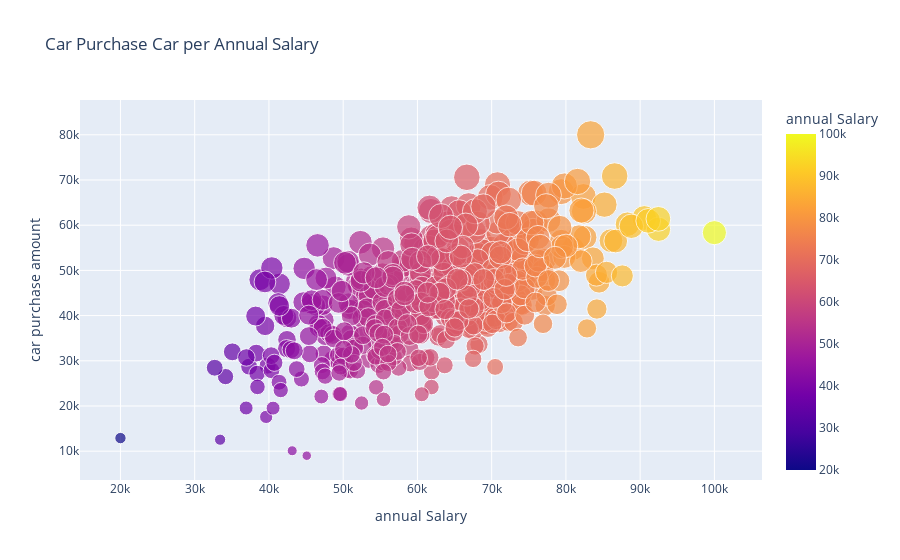

Notebook cell for this chart:
### Code cell
fig = px.scatter(df, x="annual Salary", y="car purchase amount",size="car purchase amount",color="annual Salary",title="Car Purchase Car per Annual Salary")
fig.show()

### Figure 1 — Plotly figure (JSON) as saved in the notebook; plotly's stock layout.template omitted (floating-point values rounded to 4 significant figures; data arrays with more than 128 entries replaced by an {"elided": "..."} marker saying what was removed)
{"data": [{"hovertemplate": "annual Salary=%{marker.color}<br>car purchase amount=%{marker.size}<extra></extra>", "legendgroup": "", "marker": {"color": {"elided": "500 float values"}, "coloraxis": "coloraxis", "size": {"elided": "500 float values"}, "sizemode": "area", "sizeref": 200, "symbol": "circle"}, "mode": "markers", "name": "", "orientation": "v", "showlegend": false, "type": "scatter", "x": {"elided": "500 float values"}, "xaxis": "x", "y": {"elided": "500 float values"}, "yaxis": "y"}], "layout": {"coloraxis": {"colorbar": {"title": {"text": "annual Salary"}}, "colorscale": [[0, "#0d0887"], [0.1111, "#46039f"], [0.2222, "#7201a8"], [0.3333, "#9c179e"], [0.4444, "#bd3786"], [0.5556, "#d8576b"], [0.6667, "#ed7953"], [0.7778, "#fb9f3a"], [0.8889, "#fdca26"], [1, "#f0f921"]]}, "legend": {"itemsizing": "constant", "tracegroupgap": 0}, "title": {"text": "Car Purchase Car per Annual Salary"}, "xaxis": {"anchor": "y", "domain": [0, 1], "title": {"text": "annual Salary"}}, "yaxis": {"anchor": "x", "domain": [0, 1], "title": {"text": "car purchase amount"}}}}
